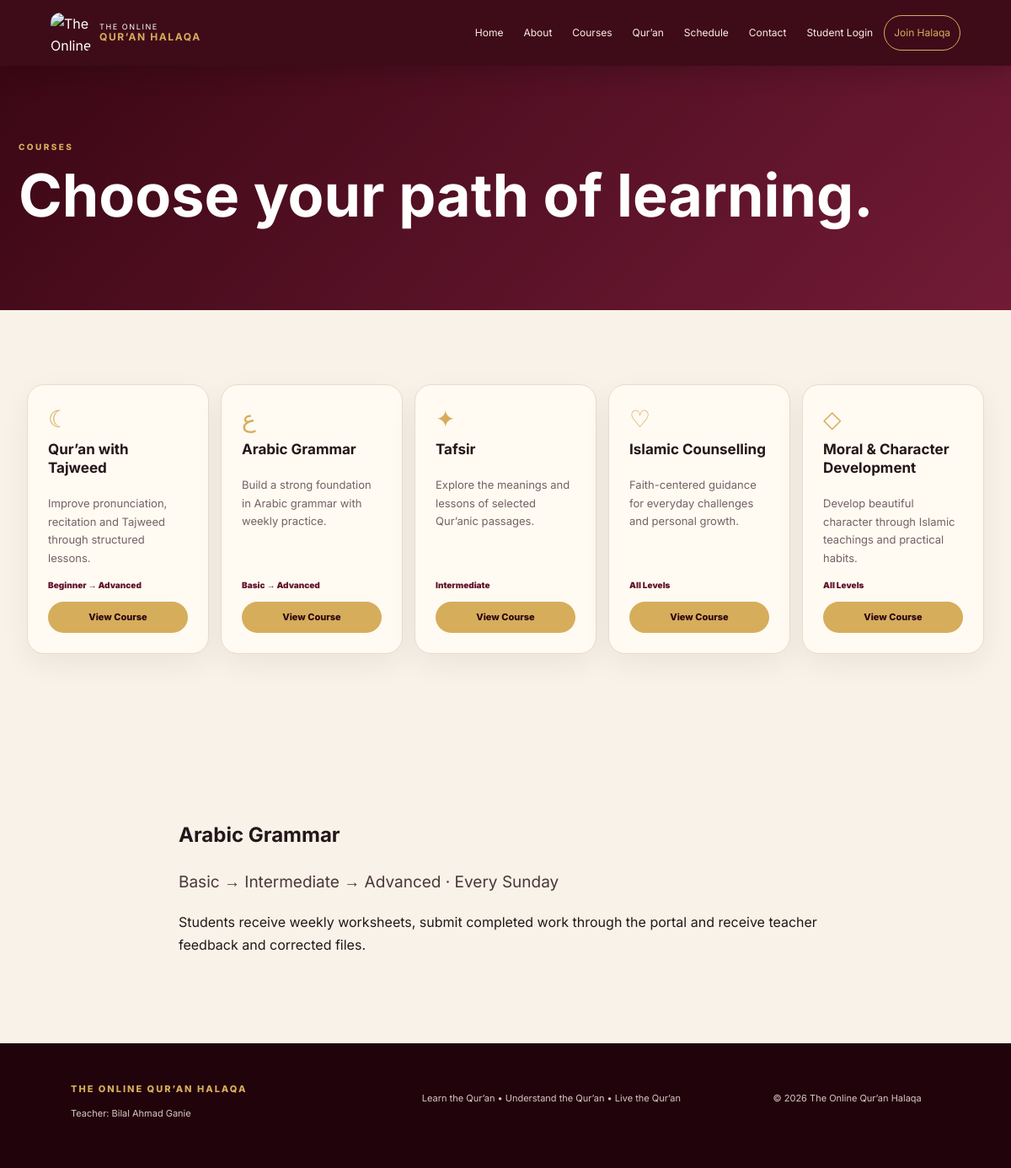
Screenshot of /courses with the database file from the repository.
### app.py (models this page shows)
class Course(db.Model):
    id = db.Column(db.Integer, primary_key=True)
    title = db.Column(db.String(160), nullable=False)
    description = db.Column(db.Text, nullable=False)
    level = db.Column(db.String(80), default='All Levels')
    icon = db.Column(db.String(20), default='◈')
    active = db.Column(db.Boolean, default=True)

### app.py (the view)
@app.route('/courses')
def courses(): return render_template('courses.html', courses=Course.query.filter_by(active=True).all())

### app.py (called while the page is built)
@app.context_processor
def inject_globals():
    return {'year': datetime.now().year}

### courses.html
{% extends 'base.html' %}{% block title %}Courses | The Online Qur’an Halaqa{% endblock %}{% block content %}<section class="page-hero"><span class="eyebrow">COURSES</span><h1>Choose your path of learning.</h1></section><section class="section"><div class="cards">{% for c in courses %}<article class="card"><div class="icon">{{ c.icon }}</div><h3>{{ c.title }}</h3><p>{{ c.description }}</p><span class="level">{{ c.level }}</span><a class="btn small gold" href="{{ url_for('register') }}">View Course</a></article>{% endfor %}</div></section><section class="section narrow"><h2>Arabic Grammar</h2><p class="lead">Basic → Intermediate → Advanced · Every Sunday</p><p>Students receive weekly worksheets, submit completed work through the portal and receive teacher feedback and corrected files.</p></section>{% endblock %}

### style.css (style rules this page uses)
:root { --maroon:#3b0715;--maroon2:#61132c;--wine:#7d2441;--gold:#d6ad5b;--gold2:#efd28a;--cream:#f8f2e8;--white:#fffaf2;--ink:#24161a;--muted:#746166;--line:#e8dccb;--shadow:0 20px 60px rgba(59,7,21,.10) }
* { box-sizing:border-box }
html { scroll-behavior:smooth }
body { margin:0;font-family:Inter,Arial,sans-serif;background:var(--cream);color:var(--ink);line-height:1.65 }
a { text-decoration:none;color:inherit }
.eyebrow { display:inline-block;color:var(--gold);font-size:10px;font-weight:800;letter-spacing:2.4px }
.btn { border:1px solid transparent;border-radius:30px;padding:12px 22px;display:inline-flex;align-items:center;justify-content:center;font-weight:800;cursor:pointer;transition:.2s }
.gold { background:var(--gold);color:#2b0610 }
.small { padding:8px 13px;font-size:11px }
.section { max-width:1180px;margin:auto;padding:88px 22px }
.lead { font-size:19px;color:#4b373b }
.cards { display:grid;grid-template-columns:repeat(5,1fr);gap:14px }
.card { background:#fffaf2;border:1px solid var(--line);border-radius:20px;padding:24px;display:flex;flex-direction:column;min-height:295px;box-shadow:0 12px 35px rgba(59,7,21,.06);transition:.2s }
.icon { font:28px Amiri,serif;color:var(--gold) }
.card h3 { margin:8px 0;font-size:17px;line-height:1.3 }
.card p { color:var(--muted);font-size:13px }
.level { font-size:10px;font-weight:900;color:var(--maroon2);margin-top:auto;margin-bottom:12px }
.page-hero { padding:88px 22px;background:linear-gradient(135deg,var(--maroon),#721b36);color:#fff }
.page-hero h1 { max-width:1180px;font-size:clamp(38px,6vw,70px);line-height:1.05;margin:12px auto }
.page-hero>* { display:block;max-width:1180px;margin-left:auto;margin-right:auto }
.narrow { max-width:820px }

### rows the page displays
Course: icon "☾", title "Qur’an with Tajweed", description "Improve pronunciation, recitation and Tajweed through structured lessons.", level "Beginner → Advanced"
Course: icon "ع", title "Arabic Grammar", description "Build a strong foundation in Arabic grammar with weekly practice.", level "Basic → Advanced"
Course: icon "✦", title "Tafsir", description "Explore the meanings and lessons of selected Qur’anic passages.", level "Intermediate"
Course: icon "♡", title "Islamic Counselling", description "Faith-centered guidance for everyday challenges and personal growth.", level "All Levels"
Course: icon "◇", title "Moral & Character Development", description "Develop beautiful character through Islamic teachings and practical habits.", level "All Levels"
